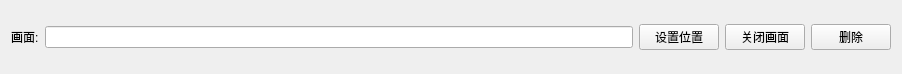
<?xml version="1.0" encoding="UTF-8"?>
<ui version="4.0">
 <class>ScreenImportItem</class>
 <widget class="QWidget" name="ScreenImportItem">
  <property name="geometry">
   <rect>
    <x>0</x>
    <y>0</y>
    <width>902</width>
    <height>74</height>
   </rect>
  </property>
  <property name="windowTitle">
   <string>Form</string>
  </property>
  <layout class="QHBoxLayout" name="horizontalLayout">
   <item>
    <widget class="QLabel" name="label_10">
     <property name="maximumSize">
      <size>
       <width>65</width>
       <height>16777215</height>
      </size>
     </property>
     <property name="text">
      <string>画面:</string>
     </property>
    </widget>
   </item>
   <item>
    <widget class="QLineEdit" name="ScreenPath_Edit"/>
   </item>
   <item>
    <widget class="QPushButton" name="SetPosition_btn">
     <property name="maximumSize">
      <size>
       <width>93</width>
       <height>16777215</height>
      </size>
     </property>
     <property name="font">
      <font>
       <family>Microsoft YaHei</family>
       <pointsize>9</pointsize>
       <bold>false</bold>
      </font>
     </property>
     <property name="styleSheet">
      <string notr="true"/>
     </property>
     <property name="text">
      <string>设置位置</string>
     </property>
    </widget>
   </item>
   <item>
    <widget class="QPushButton" name="CloseExe_btn_">
     <property name="maximumSize">
      <size>
       <width>93</width>
       <height>16777215</height>
      </size>
     </property>
     <property name="font">
      <font>
       <pointsize>9</pointsize>
       <bold>false</bold>
      </font>
     </property>
     <property name="styleSheet">
      <string notr="true"/>
     </property>
     <property name="text">
      <string>关闭画面</string>
     </property>
    </widget>
   </item>
   <item>
    <widget class="QPushButton" name="delete_btn">
     <property name="text">
      <string>删除</string>
     </property>
    </widget>
   </item>
  </layout>
 </widget>
 <resources/>
 <connections/>
</ui>
